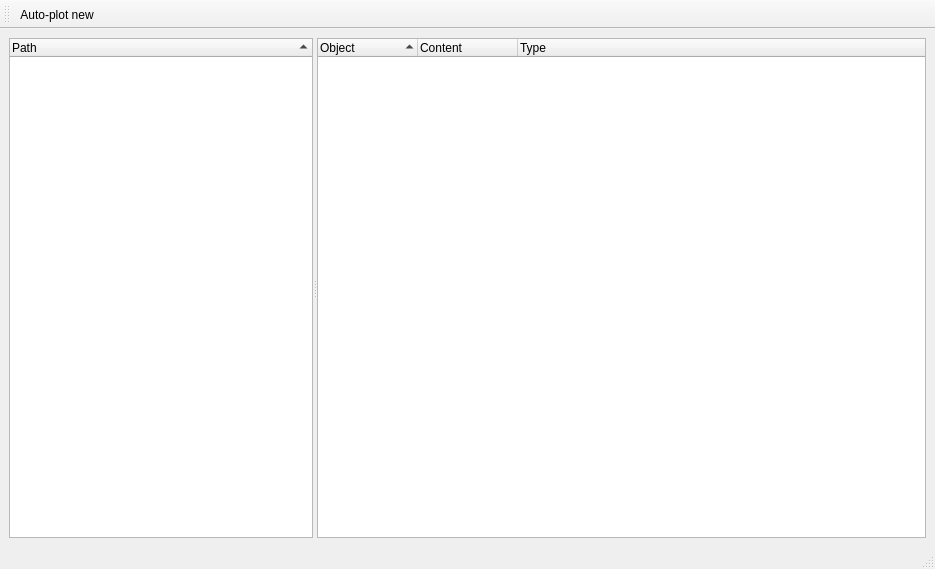
<?xml version="1.0" encoding="UTF-8"?>
<ui version="4.0">
 <class>MainWindow</class>
 <widget class="QMainWindow" name="MainWindow">
  <property name="geometry">
   <rect>
    <x>0</x>
    <y>0</y>
    <width>935</width>
    <height>569</height>
   </rect>
  </property>
  <property name="windowTitle">
   <string>Monitr</string>
  </property>
  <widget class="QWidget" name="centralwidget">
   <layout class="QVBoxLayout" name="verticalLayout">
    <item>
     <widget class="QSplitter" name="splitter">
      <property name="orientation">
       <enum>Qt::Horizontal</enum>
      </property>
      <widget class="DataFileList" name="fileList">
       <property name="sizePolicy">
        <sizepolicy hsizetype="Expanding" vsizetype="Expanding">
         <horstretch>1</horstretch>
         <verstretch>0</verstretch>
        </sizepolicy>
       </property>
       <property name="alternatingRowColors">
        <bool>false</bool>
       </property>
       <property name="uniformRowHeights">
        <bool>true</bool>
       </property>
       <property name="sortingEnabled">
        <bool>true</bool>
       </property>
       <column>
        <property name="text">
         <string>Path</string>
        </property>
       </column>
      </widget>
      <widget class="DataFileContent" name="fileContents">
       <property name="sizePolicy">
        <sizepolicy hsizetype="Expanding" vsizetype="Expanding">
         <horstretch>2</horstretch>
         <verstretch>0</verstretch>
        </sizepolicy>
       </property>
       <property name="contextMenuPolicy">
        <enum>Qt::CustomContextMenu</enum>
       </property>
       <property name="uniformRowHeights">
        <bool>true</bool>
       </property>
       <property name="sortingEnabled">
        <bool>true</bool>
       </property>
       <property name="allColumnsShowFocus">
        <bool>false</bool>
       </property>
       <column>
        <property name="text">
         <string>Object</string>
        </property>
       </column>
       <column>
        <property name="text">
         <string>Content</string>
        </property>
       </column>
       <column>
        <property name="text">
         <string>Type</string>
        </property>
       </column>
      </widget>
     </widget>
    </item>
   </layout>
  </widget>
  <widget class="QMenuBar" name="menubar">
   <property name="geometry">
    <rect>
     <x>0</x>
     <y>0</y>
     <width>935</width>
     <height>22</height>
    </rect>
   </property>
  </widget>
  <widget class="QStatusBar" name="statusbar"/>
  <widget class="MonitorToolBar" name="monitorToolBar">
   <property name="windowTitle">
    <string>toolBar</string>
   </property>
   <attribute name="toolBarArea">
    <enum>TopToolBarArea</enum>
   </attribute>
   <attribute name="toolBarBreak">
    <bool>false</bool>
   </attribute>
   <addaction name="autoPlotNewAction"/>
  </widget>
  <action name="autoPlotNewAction">
   <property name="checkable">
    <bool>true</bool>
   </property>
   <property name="text">
    <string>Auto-plot new</string>
   </property>
   <property name="shortcut">
    <string>Ctrl+A</string>
   </property>
  </action>
 </widget>
 <customwidgets>
  <customwidget>
   <class>DataFileContent</class>
   <extends>QTreeWidget</extends>
   <header>monitr.h</header>
   <slots>
    <signal>plotRequested()</signal>
    <slot>setData()</slot>
    <slot>onCustomContextMenuRequested()</slot>
   </slots>
  </customwidget>
  <customwidget>
   <class>DataFileList</class>
   <extends>QTreeWidget</extends>
   <header>monitr.h</header>
   <slots>
    <signal>dataFileSelected()</signal>
    <signal>newDataFilesFound()</signal>
    <slot>processSelection()</slot>
   </slots>
  </customwidget>
  <customwidget>
   <class>MonitorToolBar</class>
   <extends>QToolBar</extends>
   <header>monitr.h</header>
  </customwidget>
 </customwidgets>
 <resources/>
 <connections>
  <connection>
   <sender>MainWindow</sender>
   <signal>dataFileSelected()</signal>
   <receiver>fileContents</receiver>
   <slot>setData()</slot>
   <hints>
    <hint type="sourcelabel">
     <x>765</x>
     <y>41</y>
    </hint>
    <hint type="destinationlabel">
     <x>779</x>
     <y>173</y>
    </hint>
   </hints>
  </connection>
  <connection>
   <sender>fileList</sender>
   <signal>dataFileSelected()</signal>
   <receiver>MainWindow</receiver>
   <slot>processFileSelection()</slot>
   <hints>
    <hint type="sourcelabel">
     <x>256</x>
     <y>220</y>
    </hint>
    <hint type="destinationlabel">
     <x>449</x>
     <y>45</y>
    </hint>
   </hints>
  </connection>
  <connection>
   <sender>fileContents</sender>
   <signal>customContextMenuRequested(QPoint)</signal>
   <receiver>fileContents</receiver>
   <slot>onCustomContextMenuRequested()</slot>
   <hints>
    <hint type="sourcelabel">
     <x>626</x>
     <y>298</y>
    </hint>
    <hint type="destinationlabel">
     <x>745</x>
     <y>406</y>
    </hint>
   </hints>
  </connection>
  <connection>
   <sender>fileContents</sender>
   <signal>plotRequested()</signal>
   <receiver>MainWindow</receiver>
   <slot>plotSelected()</slot>
   <hints>
    <hint type="sourcelabel">
     <x>529</x>
     <y>406</y>
    </hint>
    <hint type="destinationlabel">
     <x>449</x>
     <y>539</y>
    </hint>
   </hints>
  </connection>
  <connection>
   <sender>fileList</sender>
   <signal>itemSelectionChanged()</signal>
   <receiver>fileList</receiver>
   <slot>processSelection()</slot>
   <hints>
    <hint type="sourcelabel">
     <x>154</x>
     <y>318</y>
    </hint>
    <hint type="destinationlabel">
     <x>355</x>
     <y>256</y>
    </hint>
   </hints>
  </connection>
  <connection>
   <sender>fileList</sender>
   <signal>newDataFilesFound()</signal>
   <receiver>MainWindow</receiver>
   <slot>onNewDataFilesFound()</slot>
   <hints>
    <hint type="sourcelabel">
     <x>135</x>
     <y>235</y>
    </hint>
    <hint type="destinationlabel">
     <x>90</x>
     <y>56</y>
    </hint>
   </hints>
  </connection>
 </connections>
 <slots>
  <signal>dataFileSelected()</signal>
  <slot>processFileSelection()</slot>
  <slot>plotSelected()</slot>
  <slot>onNewDataFilesFound()</slot>
 </slots>
</ui>
